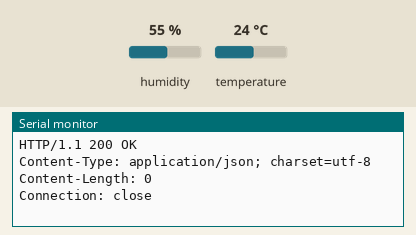
The sketch below on a simulated ESP8266 (NodeMCU). Parts: the last lines printed to the serial monitor. The test bench sets the inputs (shaded band); at power-on: temperature 24 °C, humidity 55 %. WiFi joins after 1.5 s; servers stay silent unless stated; uploads are accepted with an empty reply.

Above: at 3.2 s.
3.3 s: temperature set to 12 °C
At 7.47 s:
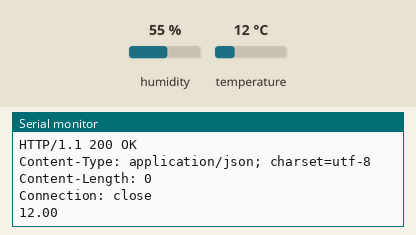
9.2 s: temperature set to 19 °C
At 12.76 s:
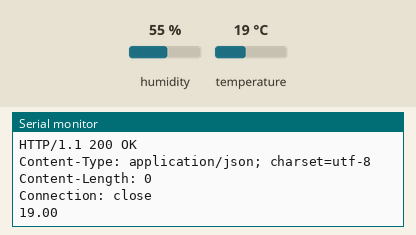
Timing chart, 0 to 14.3 s (numbered marks = the images above; inputs shaded):
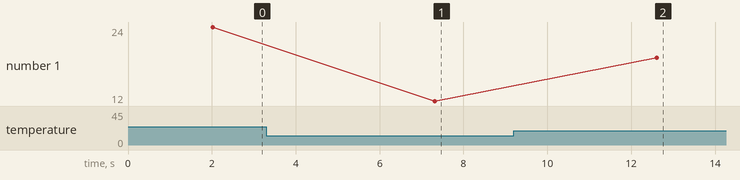

Measured:
- after the input at 3.3 s, the serial monitor: prints a new line after 4.0 s (image 1)
- after the input at 9.2 s, the serial monitor: prints a new line after 3.4 s (image 2)
- plotted number 1: 24 → 12 after the input at 3.3 s, 12 → 19 after the input at 9.2 s

The sketch:

iothealthdash.ino
```cpp
#include <ESP8266WiFi.h>
#include <DHT.h>
#include <ArduinoJson.h>
#include <WiFiClient.h>

// Replace with your network credentials
const char* ssid = "Datapro - Digital"; //"E";//
const char* password = "Datapro@123$"; // "1234567890";//
const char* ipadr="192.168.2.89";

// DHT Sensor setup
#define DHTPIN D4      // Pin connected to DHT sensor
#define DHTTYPE DHT11  // or DHT22

DHT dht(DHTPIN, DHTTYPE);

// Flask API endpoint
const char* server = "192.168.2.89"; //:5000/upload_data";  // Flask server IP

WiFiClient client;

void setup() {
  Serial.begin(115200);
  dht.begin();

  // Connect to Wi-Fi
  WiFi.begin(ssid, password);
  while (WiFi.status() != WL_CONNECTED) {
    delay(1000);
    Serial.println("Connecting to WiFi...");
  }
  Serial.println("Connected to WiFi");
  Serial.println("IP address: " + WiFi.localIP().toString());
}

void loop() {
  // Read temperature and humidity
  float temperature = 98; //dht.readTemperature();  // in Celsius
  float alcohol = 0; //readAlcoholSensor();        // Assume this is a custom function for your alcohol sensor
  Serial.println(dht.readTemperature());
  // Check if readings are valid
  // if (isnan(temperature) || isnan(alcohol)) {
  //   Serial.println("Failed to read from DHT sensor!");
  //   delay(5000);
  //   return;
  // }

  // Prepare JSON data
  String empid = "E123";  // Example employee ID, can be dynamic
  String jsonData = createJson(empid, temperature, alcohol);

  // Send data to Flask API
  sendDataToServer(jsonData);

  // Wait 5 seconds before sending next data
  delay(5000);
}

// Function to create JSON payload
String createJson(String empid, float temperature, float alcohol) {
  StaticJsonDocument<200> doc;
  doc["employee_id"] = empid;
  doc["temperature"] = temperature;
  doc["alcohol_detected"] = alcohol;
  doc["mask_detected"] = 0;

  String output;
  serializeJson(doc, output);
  //Serial.println(output);
  return output;
}

// Function to send data to Flask API
void sendDataToServer(String jsonData) {
  // if (client.connect(server, 5000)) {
  //   client.println("POST /upload_data HTTP/1.1");
  //   client.println("Host: 192.168.2.89");
  //   client.println("Content-Type: application/json");
  //   client.print("Content-Length: ");
  //   client.println(jsonData.length());
  //   client.println();
  //   client.println(jsonData);  // Send JSON payload
  //   Serial.println(jsonData);
  // } else {
  //   Serial.println("Connection failed!");
  // }

  if (client.connect("192.168.2.89", 5000)) {
    Serial.println("Connected to server!");
    client.println("GET /upload_data HTTP/1.1");
    client.println("Host: 192.168.2.89");
    client.println("Content-Type: application/json");
    client.print("Content-Length: ");
    client.println(jsonData.length());
    client.println();
    client.println(jsonData);  // Send JSON payload
    Serial.println(jsonData);
    while (client.available()) {
      String line = client.readStringUntil('\n');
      Serial.println(line);
    }
    client.println("Connection: close");
    client.println();
    // Read the response from the server
  } else {
    Serial.println("Connection failed!");
  }

}
```
